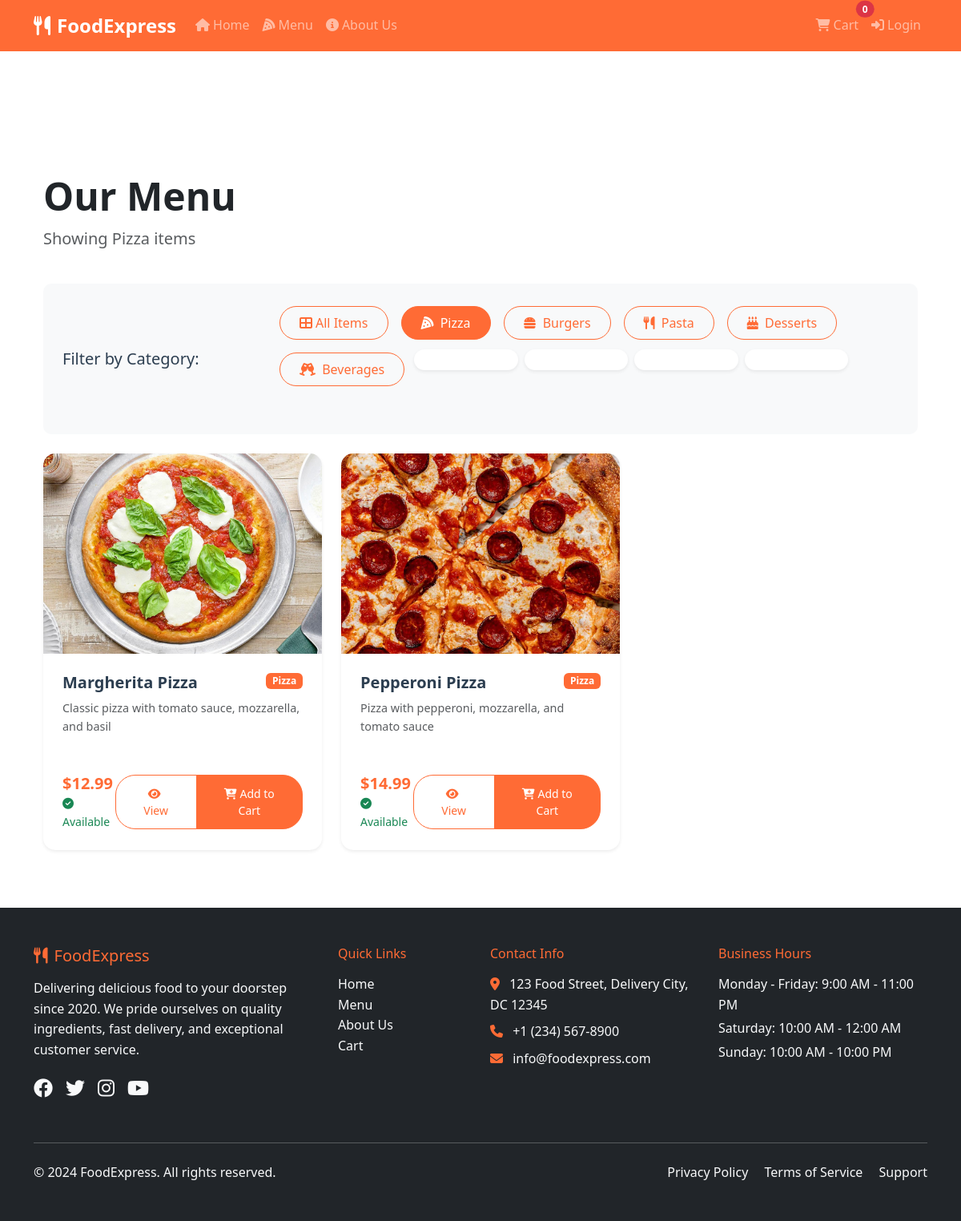
/products/1, run on the app's committed database.
### src/models/product.py (models this page shows, shortened)
class Category(db.Model):
    id = db.Column(db.Integer, primary_key=True)
    name = db.Column(db.String(100), nullable=False, unique=True)
    description = db.Column(db.Text)
    created_at = db.Column(db.DateTime, default=datetime.utcnow)
    products = db.relationship('Product', backref='category', lazy=True)

class Product(db.Model):
    id = db.Column(db.Integer, primary_key=True)
    name = db.Column(db.String(200), nullable=False)
    description = db.Column(db.Text)
    price = db.Column(db.Float, nullable=False)
    image_url = db.Column(db.String(500))
    category_id = db.Column(db.Integer, db.ForeignKey('category.id'), nullable=False)
    is_available = db.Column(db.Boolean, default=True)
    created_at = db.Column(db.DateTime, default=datetime.utcnow)

### src/main.py (the view)
@app.route("/products")
@app.route("/products/<int:category_id>")
def products(category_id=None):
    categories = Category.query.all()
    if category_id:
        products_query = Product.query.filter_by(category_id=category_id, is_available=True)
        current_category = Category.query.get(category_id)
    else:
        products_query = Product.query.filter_by(is_available=True)
        current_category = None
    products = products_query.order_by(Product.name).all()
    cart_count = 0
    if "user_id" in session:
        user_id = session["user_id"]
        cart_items = CartItem.query.filter_by(user_id=user_id).all()
        cart_count = sum(item.quantity for item in cart_items)
    return render_template(
        "product.html",
        products=products,
        categories=categories,
        current_category=current_category,
        cart_count=cart_count
    )

### templates/product.html (shortened to what this page needs)
{% extends "base.html" %}
{% block content %}
<div class="container mt-5 pt-4">
    <div class="row mb-4">
        <div class="col-12">
            <h1 class="display-5 fw-bold text-dark">Our Menu</h1>
            <p class="lead text-muted">
                {% if current_category %}
                Showing {{ current_category.name }} items
                {% else %}
                Discover delicious food from our extensive menu
                {% endif %}
            </p>
        </div>
    </div>
    <div class="category-filter mb-4">
        <div class="row align-items-center">
            <div class="col-md-3">
                <h5 class="mb-3 mb-md-0">Filter by Category:</h5>
            </div>
            <div class="col-md-9">
                <div class="d-flex flex-wrap gap-2">
                    <button class="btn {% if not current_category %}btn-primary{% else %}btn-outline-primary{% endif %}"
                        onclick="filterProducts('all')">
                        <i class="fas fa-th-large me-1"></i>All Items
                    </button>
                    {% for category in categories %}
                    <button class="btn {% if current_category and current_category.id == category.id %}btn-primary{% else %}btn-outline-primary{% endif %}"
                        onclick="filterProducts({{ category.id | tojson }})">
                        {% if category.name == 'Pizza' %}
                        <i class="fas fa-pizza-slice me-1"></i>
                        {% elif category.name == 'Burgers' %}
                        <i class="fas fa-hamburger me-1"></i>
                        {% elif category.name == 'Pasta' %}
                        <i class="fas fa-utensils me-1"></i>
                        {% elif category.name == 'Desserts' %}
                        <i class="fas fa-birthday-cake me-1"></i>
                        {% elif category.name == 'Beverages' %}
                        <i class="fas fa-glass-cheers me-1"></i>
                        {% else %}
                        <i class="fas fa-utensils me-1"></i>
                        {% endif %}
                        {{ category.name }}
                    </button>
                    {% endfor %}
                    {% for category in categories %}
                    <div class="col-lg-2 col-md-4 col-sm-6 mb-4">
                        <a href="{{ url_for('products', category_id=category.id) }}" class="text-decoration-none">
                            <div class="card category-card h-100 text-center border-0 shadow-sm">
                            </div>
                        </a>
                    </div>
                    {% endfor %}
                </div>
            </div>
        </div>
    </div>
    <div class="row">
        {% if products %}
        {% for product in products %}
        <div class="col-lg-4 col-md-6 mb-4">
            <div class="card product-card h-100 border-0 shadow-sm">
                <img src="{{ product.image_url }}" class="card-img-top" alt="{{ product.name }}"
                    style="height: 250px; object-fit: cover;">
                <div class="card-body d-flex flex-column">
                    <div class="d-flex justify-content-between align-items-start mb-2">
                        <h5 class="card-title mb-0">{{ product.name }}</h5>
                        <span class="badge bg-primary">{{ product.category.name }}</span>
                    </div>
                    <p class="card-text text-muted flex-grow-1">{{ product.description }}</p>
                    <div class="d-flex justify-content-between align-items-center mt-auto">
                        <div>
                            <span class="price h5 mb-0">${{ "%.2f"|format(product.price) }}</span>
                            {% if product.is_available %}
                            <small class="text-success d-block">
                                <i class="fas fa-check-circle me-1"></i>Available
                            </small>
                            {% else %}
                            <small class="text-danger d-block">
                                <i class="fas fa-times-circle me-1"></i>Out of Stock
                            </small>
                            {% endif %}
                        </div>
                        <div class="btn-group">
                            <a href="{{ url_for('product_detail', product_id=product.id) }}"
                                class="btn btn-outline-primary btn-sm">
                                <i class="fas fa-eye me-1"></i>View
                            </a>
                            {% if product.is_available %}
                            <button class="btn btn-primary btn-sm" onclick="addToCart({{ product.id }})">
                                <i class="fas fa-cart-plus me-1"></i>Add to Cart
                            </button>
                            {% else %}
                            <button class="btn btn-secondary btn-sm" disabled>
                                <i class="fas fa-ban me-1"></i>Unavailable
                            </button>
                            {% endif %}
                        </div>
                    </div>
                </div>
            </div>
        </div>
        {% endfor %}
        {% endif %}
    </div>
</div>
{% endblock %}

### templates/base.html (shortened to what this page needs)
<!DOCTYPE html>
<html lang="en">
<head>
    <link href="https://cdn.jsdelivr.net/npm/bootstrap@5.3.0/dist/css/bootstrap.min.css" rel="stylesheet">
    <link rel="stylesheet" href="https://cdnjs.cloudflare.com/ajax/libs/font-awesome/6.4.0/css/all.min.css">
    <link rel="stylesheet" href="{{ url_for('static', filename='css/style.css') }}">
</head>
<body>
    <nav class="navbar navbar-expand-lg navbar-dark bg-primary fixed-top">
        <div class="container">
            <a class="navbar-brand fw-bold" href="{{ url_for('home') }}">
                <i class="fas fa-utensils me-2"></i>FoodExpress
            </a>
            <div class="collapse navbar-collapse" id="navbarNav">
                <ul class="navbar-nav me-auto">
                    <li class="nav-item">
                        <a class="nav-link" href="{{ url_for('home') }}">
                            <i class="fas fa-home me-1"></i>Home
                        </a>
                    </li>
                    <li class="nav-item">
                        <a class="nav-link" href="{{ url_for('products') }}">
                            <i class="fas fa-pizza-slice me-1"></i>Menu
                        </a>
                    </li>
                    <li class="nav-item">
                        <a class="nav-link" href="{{ url_for('about') }}">
                            <i class="fas fa-info-circle me-1"></i>About Us
                        </a>
                    </li>
                </ul>
                <ul class="navbar-nav">
                    <li class="nav-item">
                        <a class="nav-link position-relative" href="{{ url_for('cart') }}">
                            <i class="fas fa-shopping-cart me-1"></i>Cart
                            <span class="position-absolute top-0 start-100 translate-middle badge rounded-pill bg-danger" id="cart-count">
                                0
                            </span>
                        </a>
                    </li>
                    <li class="nav-item" id="auth-section">
                        <a class="nav-link" href="{{ url_for('login') }}" id="login-link">
                            <i class="fas fa-sign-in-alt me-1"></i>Login
                        </a>
                    </li>
                </ul>
            </div>
        </div>
    </nav>
    <div class="container mt-5 pt-4">
    </div>
    <main class="{% block main_class %}container mt-5 pt-4{% endblock %}">
        {% block content %}{% endblock %}
    </main>
    <footer class="bg-dark text-light mt-5">
        <div class="container py-5">
            <div class="row">
                <div class="col-lg-4 col-md-6 mb-4">
                    <h5 class="text-primary mb-3">
                        <i class="fas fa-utensils me-2"></i>FoodExpress
                    </h5>
                    <p class="mb-3">Delivering delicious food to your doorstep since 2020. We pride ourselves on quality ingredients, fast delivery, and exceptional customer service.</p>
                    <div class="d-flex">
                        <a href="#" class="text-light me-3 fs-4"><i class="fab fa-facebook"></i></a>
                        <a href="#" class="text-light me-3 fs-4"><i class="fab fa-twitter"></i></a>
                        <a href="#" class="text-light me-3 fs-4"><i class="fab fa-instagram"></i></a>
                        <a href="#" class="text-light fs-4"><i class="fab fa-youtube"></i></a>
                    </div>
                </div>
                <div class="col-lg-2 col-md-6 mb-4">
                    <h6 class="text-primary mb-3">Quick Links</h6>
                    <ul class="list-unstyled">
                        <li><a href="{{ url_for('home') }}" class="text-light text-decoration-none">Home</a></li>
                        <li><a href="{{ url_for('products') }}" class="text-light text-decoration-none">Menu</a></li>
                        <li><a href="{{ url_for('about') }}" class="text-light text-decoration-none">About Us</a></li>
                        <li><a href="{{ url_for('cart') }}" class="text-light text-decoration-none">Cart</a></li>
                    </ul>
                </div>
                <div class="col-lg-3 col-md-6 mb-4">
                    <h6 class="text-primary mb-3">Contact Info</h6>
                    <ul class="list-unstyled">
                        <li class="mb-2">
                            <i class="fas fa-map-marker-alt me-2 text-primary"></i>
                            123 Food Street, Delivery City, DC 12345
                        </li>
                        <li class="mb-2">
                            <i class="fas fa-phone me-2 text-primary"></i>
                            <a href="tel:+1234567890" class="text-light text-decoration-none">+1 (234) 567-8900</a>
                        </li>
                        <li class="mb-2">
                            <i class="fas fa-envelope me-2 text-primary"></i>
                            <a href="mailto:info@foodexpress.com" class="text-light text-decoration-none">info@foodexpress.com</a>
                        </li>
                    </ul>
                </div>
                <div class="col-lg-3 col-md-6 mb-4">
                    <h6 class="text-primary mb-3">Business Hours</h6>
                    <ul class="list-unstyled">
                        <li class="mb-1">Monday - Friday: 9:00 AM - 11:00 PM</li>
                        <li class="mb-1">Saturday: 10:00 AM - 12:00 AM</li>
                        <li class="mb-1">Sunday: 10:00 AM - 10:00 PM</li>
                    </ul>
                </div>
            </div>
            <hr class="my-4">
            <div class="row align-items-center">
                <div class="col-md-6">
                    <p class="mb-0">&copy; 2024 FoodExpress. All rights reserved.</p>
                </div>
                <div class="col-md-6 text-md-end">
                    <a href="#" class="text-light text-decoration-none me-3">Privacy Policy</a>
                    <a href="#" class="text-light text-decoration-none me-3">Terms of Service</a>
                    <a href="#" class="text-light text-decoration-none">Support</a>
                </div>
            </div>
        </div>
    </footer>
</body>
</html>

### static/css/style.css (style rules this page uses)
:root { --primary-color: #ff6b35; --secondary-color: #f7931e; --dark-color: #2c3e50; --light-color: #ecf0f1; --success-color: #27ae60; --danger-color: #e74c3c; --warning-color: #f39c12; }
body { font-family: 'Segoe UI', Tahoma, Geneva, Verdana, sans-serif; line-height: 1.6; color: var(--dark-color); }
.bg-primary { background-color: var(--primary-color) !important; }
.btn-primary { background-color: var(--primary-color); border-color: var(--primary-color); }
.text-primary { color: var(--primary-color) !important; }
.navbar-brand { font-size: 1.5rem; font-weight: 700; }
.navbar-nav .nav-link { font-weight: 500; transition: color 0.3s ease; }
.card { border: none; border-radius: 15px; box-shadow: 0 5px 15px rgba(0,0,0,0.1); transition: transform 0.3s ease, box-shadow 0.3s ease; }
.card-img-top { border-radius: 15px 15px 0 0; height: 200px; object-fit: cover; }
.product-card { margin-bottom: 2rem; }
.product-card .card-body { padding: 1.5rem; }
.product-card .card-title { font-weight: 600; color: var(--dark-color); margin-bottom: 0.5rem; }
.product-card .card-text { color: #6c757d; font-size: 0.9rem; margin-bottom: 1rem; }
.price { font-size: 1.25rem; font-weight: 700; color: var(--primary-color); }
.category-filter { background-color: #f8f9fa; border-radius: 10px; padding: 1.5rem; margin-bottom: 2rem; }
.category-filter .btn { margin: 0.25rem; border-radius: 25px; padding: 0.5rem 1.5rem; }
.btn { border-radius: 25px; padding: 0.75rem 2rem; font-weight: 500; transition: all 0.3s ease; }
.btn-outline-primary { color: var(--primary-color); border-color: var(--primary-color); }
footer { margin-top: auto; }

### data on the page
Category: name "Pizza"
Category: name "Burgers"
Category: name "Pasta"
Category: name "Desserts"
Category: name "Beverages"
Product: image_url (picture), name "Margherita Pizza", category.name "Pizza", description "Classic pizza with tomato sauce, mozzarella, and basil", price "12.99", is_available True (drawn)
Product: image_url (picture), name "Pepperoni Pizza", category.name "Pizza", description "Pizza with pepperoni, mozzarella, and tomato sauce", price "14.99", is_available True (drawn)
